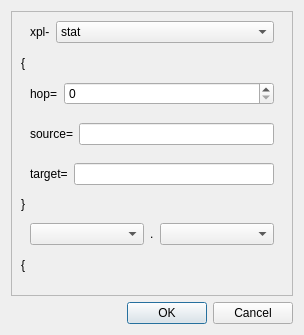
<?xml version="1.0" encoding="UTF-8"?>
<ui version="4.0">
 <class>MessageCreationDialog</class>
 <widget class="QDialog" name="MessageCreationDialog">
  <property name="geometry">
   <rect>
    <x>0</x>
    <y>0</y>
    <width>304</width>
    <height>335</height>
   </rect>
  </property>
  <property name="windowTitle">
   <string>Dialog</string>
  </property>
  <layout class="QGridLayout" name="gridLayout">
   <item row="0" column="0">
    <widget class="QFrame" name="frame">
     <property name="frameShape">
      <enum>QFrame::StyledPanel</enum>
     </property>
     <property name="frameShadow">
      <enum>QFrame::Raised</enum>
     </property>
     <layout class="QVBoxLayout" name="verticalLayout">
      <property name="spacing">
       <number>0</number>
      </property>
      <property name="topMargin">
       <number>0</number>
      </property>
      <property name="bottomMargin">
       <number>0</number>
      </property>
      <item>
       <widget class="QWidget" name="widget" native="true">
        <layout class="QHBoxLayout" name="horizontalLayout">
         <item>
          <widget class="QLabel" name="label">
           <property name="sizePolicy">
            <sizepolicy hsizetype="Fixed" vsizetype="Preferred">
             <horstretch>0</horstretch>
             <verstretch>0</verstretch>
            </sizepolicy>
           </property>
           <property name="text">
            <string>xpl-</string>
           </property>
          </widget>
         </item>
         <item>
          <widget class="QComboBox" name="comboMessageType">
           <property name="layoutDirection">
            <enum>Qt::LeftToRight</enum>
           </property>
           <item>
            <property name="text">
             <string>stat</string>
            </property>
           </item>
           <item>
            <property name="text">
             <string>trig</string>
            </property>
           </item>
           <item>
            <property name="text">
             <string>cmnd</string>
            </property>
           </item>
          </widget>
         </item>
        </layout>
       </widget>
      </item>
      <item>
       <widget class="QLabel" name="label_2">
        <property name="sizePolicy">
         <sizepolicy hsizetype="Fixed" vsizetype="Preferred">
          <horstretch>0</horstretch>
          <verstretch>0</verstretch>
         </sizepolicy>
        </property>
        <property name="text">
         <string>{</string>
        </property>
       </widget>
      </item>
      <item>
       <widget class="QWidget" name="widget_2" native="true">
        <layout class="QHBoxLayout" name="horizontalLayout_2">
         <item>
          <widget class="QLabel" name="label_3">
           <property name="sizePolicy">
            <sizepolicy hsizetype="Fixed" vsizetype="Preferred">
             <horstretch>0</horstretch>
             <verstretch>0</verstretch>
            </sizepolicy>
           </property>
           <property name="text">
            <string>hop=</string>
           </property>
          </widget>
         </item>
         <item>
          <widget class="QSpinBox" name="hopSpinBox">
           <property name="sizePolicy">
            <sizepolicy hsizetype="Expanding" vsizetype="Fixed">
             <horstretch>0</horstretch>
             <verstretch>0</verstretch>
            </sizepolicy>
           </property>
          </widget>
         </item>
        </layout>
       </widget>
      </item>
      <item>
       <widget class="QWidget" name="widget_3" native="true">
        <layout class="QHBoxLayout" name="horizontalLayout_3">
         <item>
          <widget class="QLabel" name="label_4">
           <property name="sizePolicy">
            <sizepolicy hsizetype="Fixed" vsizetype="Preferred">
             <horstretch>0</horstretch>
             <verstretch>0</verstretch>
            </sizepolicy>
           </property>
           <property name="text">
            <string>source=</string>
           </property>
          </widget>
         </item>
         <item>
          <widget class="QLineEdit" name="sourceEdit"/>
         </item>
        </layout>
       </widget>
      </item>
      <item>
       <widget class="QWidget" name="widget_4" native="true">
        <layout class="QHBoxLayout" name="horizontalLayout_4">
         <item>
          <widget class="QLabel" name="label_5">
           <property name="sizePolicy">
            <sizepolicy hsizetype="Fixed" vsizetype="Preferred">
             <horstretch>0</horstretch>
             <verstretch>0</verstretch>
            </sizepolicy>
           </property>
           <property name="text">
            <string>target=</string>
           </property>
          </widget>
         </item>
         <item>
          <widget class="QLineEdit" name="targetEdit"/>
         </item>
        </layout>
       </widget>
      </item>
      <item>
       <widget class="QLabel" name="label_6">
        <property name="sizePolicy">
         <sizepolicy hsizetype="Fixed" vsizetype="Preferred">
          <horstretch>0</horstretch>
          <verstretch>0</verstretch>
         </sizepolicy>
        </property>
        <property name="text">
         <string>}</string>
        </property>
       </widget>
      </item>
      <item>
       <widget class="QWidget" name="widget_5" native="true">
        <layout class="QHBoxLayout" name="horizontalLayout_5">
         <item>
          <widget class="QComboBox" name="comboSchema"/>
         </item>
         <item>
          <widget class="QLabel" name="label_7">
           <property name="sizePolicy">
            <sizepolicy hsizetype="Fixed" vsizetype="Preferred">
             <horstretch>0</horstretch>
             <verstretch>0</verstretch>
            </sizepolicy>
           </property>
           <property name="text">
            <string>.</string>
           </property>
          </widget>
         </item>
         <item>
          <widget class="QComboBox" name="comboClass"/>
         </item>
        </layout>
       </widget>
      </item>
      <item>
       <widget class="QLabel" name="label_8">
        <property name="sizePolicy">
         <sizepolicy hsizetype="Fixed" vsizetype="Preferred">
          <horstretch>0</horstretch>
          <verstretch>0</verstretch>
         </sizepolicy>
        </property>
        <property name="text">
         <string>{</string>
        </property>
       </widget>
      </item>
      <item>
       <widget class="QWidget" name="bodyWidget" native="true">
        <layout class="QVBoxLayout" name="bodyLayout"/>
       </widget>
      </item>
     </layout>
    </widget>
   </item>
   <item row="1" column="0">
    <widget class="QDialogButtonBox" name="buttonBox">
     <property name="orientation">
      <enum>Qt::Horizontal</enum>
     </property>
     <property name="standardButtons">
      <set>QDialogButtonBox::Cancel|QDialogButtonBox::Ok</set>
     </property>
    </widget>
   </item>
  </layout>
 </widget>
 <resources/>
 <connections>
  <connection>
   <sender>buttonBox</sender>
   <signal>accepted()</signal>
   <receiver>MessageCreationDialog</receiver>
   <slot>accept()</slot>
   <hints>
    <hint type="sourcelabel">
     <x>248</x>
     <y>254</y>
    </hint>
    <hint type="destinationlabel">
     <x>157</x>
     <y>274</y>
    </hint>
   </hints>
  </connection>
  <connection>
   <sender>buttonBox</sender>
   <signal>rejected()</signal>
   <receiver>MessageCreationDialog</receiver>
   <slot>reject()</slot>
   <hints>
    <hint type="sourcelabel">
     <x>316</x>
     <y>260</y>
    </hint>
    <hint type="destinationlabel">
     <x>286</x>
     <y>274</y>
    </hint>
   </hints>
  </connection>
 </connections>
</ui>
